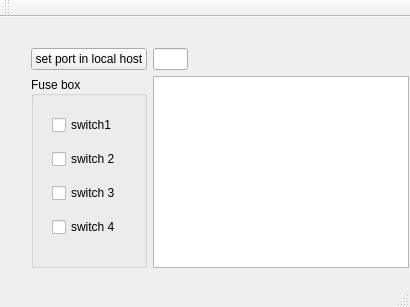
<?xml version="1.0" encoding="UTF-8"?>
<ui version="4.0">
 <class>MainWindow</class>
 <widget class="QMainWindow" name="MainWindow">
  <property name="enabled">
   <bool>true</bool>
  </property>
  <property name="geometry">
   <rect>
    <x>0</x>
    <y>0</y>
    <width>410</width>
    <height>307</height>
   </rect>
  </property>
  <property name="sizePolicy">
   <sizepolicy hsizetype="MinimumExpanding" vsizetype="MinimumExpanding">
    <horstretch>0</horstretch>
    <verstretch>0</verstretch>
   </sizepolicy>
  </property>
  <property name="minimumSize">
   <size>
    <width>410</width>
    <height>306</height>
   </size>
  </property>
  <property name="windowTitle">
   <string>MainWindow</string>
  </property>
  <widget class="QWidget" name="centralWidget">
   <property name="sizePolicy">
    <sizepolicy hsizetype="Fixed" vsizetype="Fixed">
     <horstretch>0</horstretch>
     <verstretch>0</verstretch>
    </sizepolicy>
   </property>
   <widget class="QWidget" name="layoutWidget">
    <property name="geometry">
     <rect>
      <x>20</x>
      <y>20</y>
      <width>369</width>
      <height>223</height>
     </rect>
    </property>
    <layout class="QGridLayout" name="gridLayout">
     <property name="sizeConstraint">
      <enum>QLayout::SetFixedSize</enum>
     </property>
     <item row="0" column="0">
      <widget class="QPushButton" name="pushButtonSetPort">
       <property name="sizePolicy">
        <sizepolicy hsizetype="MinimumExpanding" vsizetype="Fixed">
         <horstretch>0</horstretch>
         <verstretch>0</verstretch>
        </sizepolicy>
       </property>
       <property name="text">
        <string>set port in local host</string>
       </property>
      </widget>
     </item>
     <item row="0" column="1">
      <widget class="QLineEdit" name="lineEditPortNumber">
       <property name="enabled">
        <bool>true</bool>
       </property>
       <property name="sizePolicy">
        <sizepolicy hsizetype="Maximum" vsizetype="Fixed">
         <horstretch>0</horstretch>
         <verstretch>0</verstretch>
        </sizepolicy>
       </property>
       <property name="minimumSize">
        <size>
         <width>35</width>
         <height>0</height>
        </size>
       </property>
       <property name="maximumSize">
        <size>
         <width>35</width>
         <height>16777215</height>
        </size>
       </property>
       <property name="baseSize">
        <size>
         <width>0</width>
         <height>0</height>
        </size>
       </property>
       <property name="cursor">
        <cursorShape>IBeamCursor</cursorShape>
       </property>
       <property name="text">
        <string extracomment="port nubmer"/>
       </property>
       <property name="maxLength">
        <number>5</number>
       </property>
       <property name="dragEnabled">
        <bool>false</bool>
       </property>
      </widget>
     </item>
     <item row="1" column="1">
      <widget class="QTextEdit" name="textEditReporter">
       <property name="sizePolicy">
        <sizepolicy hsizetype="MinimumExpanding" vsizetype="MinimumExpanding">
         <horstretch>0</horstretch>
         <verstretch>0</verstretch>
        </sizepolicy>
       </property>
      </widget>
     </item>
     <item row="1" column="0">
      <widget class="QGroupBox" name="groupBox">
       <property name="sizePolicy">
        <sizepolicy hsizetype="MinimumExpanding" vsizetype="MinimumExpanding">
         <horstretch>0</horstretch>
         <verstretch>2</verstretch>
        </sizepolicy>
       </property>
       <property name="title">
        <string>Fuse box</string>
       </property>
       <property name="alignment">
        <set>Qt::AlignLeading|Qt::AlignLeft|Qt::AlignVCenter</set>
       </property>
       <widget class="QWidget" name="layoutWidget">
        <property name="geometry">
         <rect>
          <x>10</x>
          <y>20</y>
          <width>91</width>
          <height>161</height>
         </rect>
        </property>
        <layout class="QVBoxLayout" name="verticalLayout">
         <item>
          <widget class="QCheckBox" name="switch_1">
           <property name="text">
            <string>switch1</string>
           </property>
          </widget>
         </item>
         <item>
          <widget class="QCheckBox" name="switch_2">
           <property name="text">
            <string>switch 2</string>
           </property>
           <property name="checked">
            <bool>false</bool>
           </property>
          </widget>
         </item>
         <item>
          <widget class="QCheckBox" name="switch_3">
           <property name="text">
            <string>switch 3</string>
           </property>
          </widget>
         </item>
         <item>
          <widget class="QCheckBox" name="switch_4">
           <property name="text">
            <string>switch 4</string>
           </property>
          </widget>
         </item>
        </layout>
       </widget>
      </widget>
     </item>
    </layout>
   </widget>
  </widget>
  <widget class="QMenuBar" name="menuBar">
   <property name="geometry">
    <rect>
     <x>0</x>
     <y>0</y>
     <width>410</width>
     <height>21</height>
    </rect>
   </property>
  </widget>
  <widget class="QToolBar" name="mainToolBar">
   <attribute name="toolBarArea">
    <enum>TopToolBarArea</enum>
   </attribute>
   <attribute name="toolBarBreak">
    <bool>false</bool>
   </attribute>
  </widget>
  <widget class="QStatusBar" name="statusBar"/>
 </widget>
 <layoutdefault spacing="6" margin="11"/>
 <resources/>
 <connections/>
</ui>
